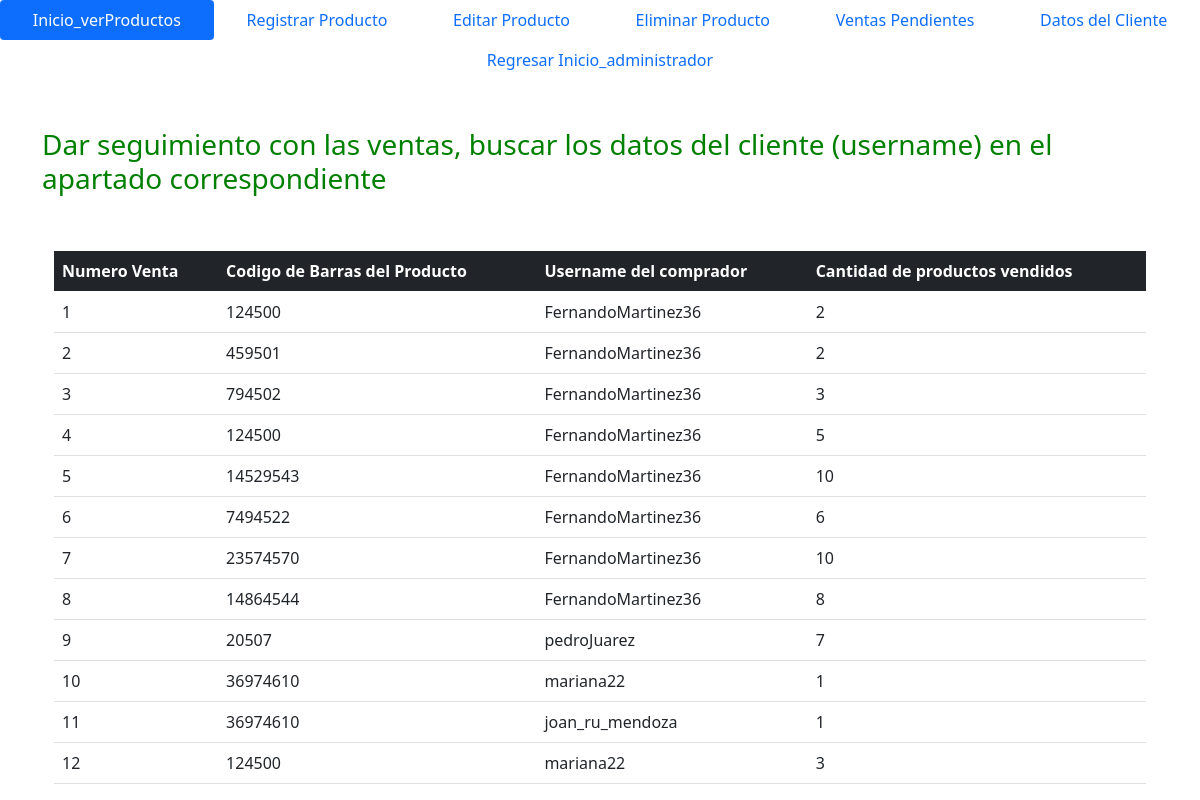
/mostrarVentas.php, run on the app's committed database.
### tables this page shows
CREATE TABLE `ventas` (
  `NumeroVenta` int(11) NOT NULL,
  `CodigoBarras` varchar(100) NOT NULL,
  `username` varchar(100) NOT NULL,
  `cantidad` int(11) NOT NULL
);

### mostrarVentas.php (the view, shortened to what this page needs)
<!DOCTYPE html>
<html>
<body>
<link href="https://cdn.jsdelivr.net/npm/bootstrap@5.0.0-beta3/dist/css/bootstrap.min.css" rel="stylesheet">
<?php require_once "./assets/nav/navProductos.php" ?>
<div class="">
<div class="container center verpro">
<?php
require_once "conexion.php";
?>
<h3><font color="green">Dar seguimiento con las ventas, buscar los datos del cliente (username) en el apartado correspondiente</font></h3>
<br>
<div id="">
<div class="container">
    <center>
<table class="table">
        <thead>
          <tr>
          <th class="bg-dark text-white">Numero Venta</th>
            <th class="bg-dark text-white">Codigo de Barras del Producto</th>
              <th class="bg-dark text-white">Username del comprador</th>
              <th class="bg-dark text-white">Cantidad de productos vendidos</th>
          </tr>
        </thead>
    <?php
    $consulta= "SELECT * FROM ventas";
    $ejecutarconsulta= mysqli_query($db,$consulta);
    $verfilas= mysqli_num_rows($ejecutarconsulta);
    $fila= mysqli_fetch_array($ejecutarconsulta);
    if(!$ejecutarconsulta)
    {
        echo("ERROR en la consulta");
    }
    else
        {
            if($verfilas<1)
            {
                echo("<tr><td>Sin registros</td></tr>");
            }
            else
            {
                for($x=0; $x<=$fila; $x++)
                {
                    echo'
                        <tr>
                        <td>'.$fila[0].'</td>
                        <td>'.$fila[1].'</td>
                        <td>'.$fila[2].'</td>
                        <td>'.$fila[3].'</td>
                        </tr>';
                        $fila=mysqli_fetch_array($ejecutarconsulta);
                }
            }
        }
    ?>
<br>
</table>
</center>
</div>
</div>
</div>

### data on the page
ventas: NumeroVenta "1", CodigoBarras "124500", username "FernandoMartinez36", cantidad "2"
ventas: NumeroVenta "2", CodigoBarras "459501", username "FernandoMartinez36", cantidad "2"
ventas: NumeroVenta "3", CodigoBarras "794502", username "FernandoMartinez36", cantidad "3"
ventas: NumeroVenta "4", CodigoBarras "124500", username "FernandoMartinez36", cantidad "5"
ventas: NumeroVenta "5", CodigoBarras "14529543", username "FernandoMartinez36", cantidad "10"
ventas: NumeroVenta "6", CodigoBarras "7494522", username "FernandoMartinez36", cantidad "6"
ventas: NumeroVenta "7", CodigoBarras "23574570", username "FernandoMartinez36", cantidad "10"
ventas: NumeroVenta "8", CodigoBarras "14864544", username "FernandoMartinez36", cantidad "8"
ventas: NumeroVenta "9", CodigoBarras "20507", username "pedroJuarez", cantidad "7"
ventas: NumeroVenta "10", CodigoBarras "36974610", username "mariana22", cantidad "1"
ventas: NumeroVenta "11", CodigoBarras "36974610", username "joan_ru_mendoza", cantidad "1"
ventas: NumeroVenta "12", CodigoBarras "124500", username "mariana22", cantidad "3"
